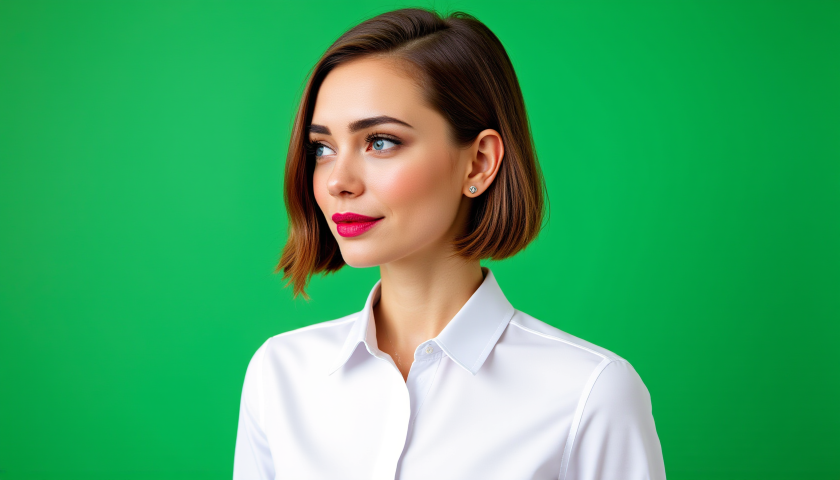
#> input picture sideface_image_ref/5.png, 1680 x 960 px (shown at 1/2 size)
$ python -i paddvideo.py   (imports and definitions only)
#> lines starting #> are read from the running program, lines starting #| are printed output that depends on the picture; after the words box and inside, x2 and y2 are one past the last pixel; in counts of white or black regions, pixels touching at a corner belong together
from moviepy.editor import VideoFileClip, ColorClip, CompositeVideoClip

# [18 lines of commented-out code are left out]

import cv2

# [17 lines left out: function detect_face_center, not called in this run]


# [33 lines not run here, left out]

# add_green_background("/content/26eaea4a_00001-audio.mp4", "output.mp4", 1920, 1080)
# =============================================================================================
import cv2
import numpy as np
from moviepy.editor import VideoFileClip
import os
import tempfile
import shutil

# [59 lines left out: function replace_green_screen, not called in this run]


# [6 lines of commented-out code are left out]
import numpy as np
from PIL import Image

def crop_green_background(image_path: str, output_path: str, margin: float = 0.04):
    """
    Crop bỏ nền xanh, giữ lại foreground (người/vật thể).
    margin: phần trăm padding thêm quanh bounding box (0.05 = 5%).
    """
#> called with image_path = '../sideface_image_ref/5.png', output_path = 'out.png', margin = 0.04
    img = cv2.imread(image_path)
#> img is the input picture: shape (960, 1680, 3); mean B, G, R 101.3, 167.6, 64.8
    img_rgb = cv2.cvtColor(img, cv2.COLOR_BGR2RGB)
    h_img, w_img, _ = img.shape
#> h_img = 960; w_img = 1680

    hsv = cv2.cvtColor(img, cv2.COLOR_BGR2HSV)
#> hsv: shape (960, 1680, 3); mean H, S, V 69.1, 188.9, 175.3
    lower_green = np.array([40, 40, 40])
    upper_green = np.array([90, 255, 255])
    mask_green = cv2.inRange(hsv, lower_green, upper_green)
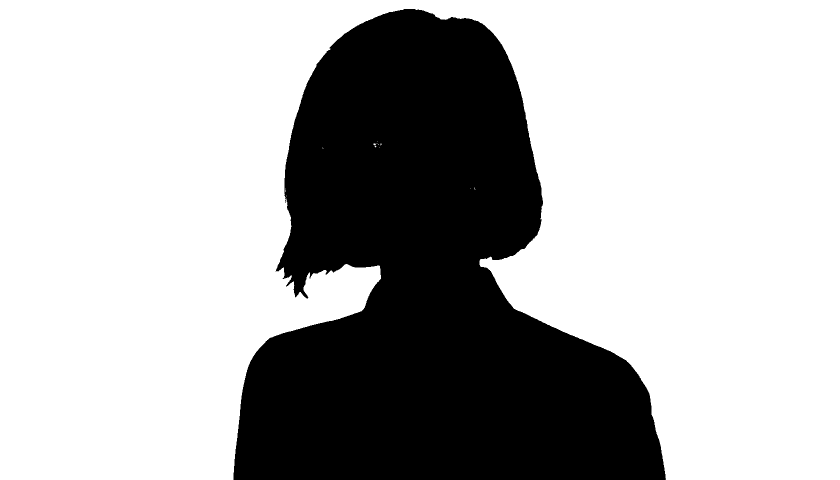
#> mask_green: shape (960, 1680) (shown at 1/2 size); 69% white; 1 black region, box (x1, y1, x2, y2) and area: (467, 18, 1332, 960) 500495


    mask_fg = cv2.bitwise_not(mask_green)
#> mask_fg: shape (960, 1680); 31% white; 1 white region

    # Contours
    contours, _ = cv2.findContours(mask_fg, cv2.RETR_EXTERNAL, cv2.CHAIN_APPROX_SIMPLE)
#> contours = 1 contour; box (x1, y1, x2, y2) and area: (467, 18, 1332, 960) 498698
    if len(contours) == 0:
        print("❌ Không tìm thấy foreground")
        return

    # bounding box bao quanh toàn bộ foreground
    x, y, w, h = cv2.boundingRect(np.concatenate(contours))
#> x = 467; y = 18; w = 865; h = 942


    pad_w = int(w * margin)
#> pad_w = 34
    pad_h = int(h * margin)
#> pad_h = 37
    x1 = max(0, x - pad_w)
#> x1 = 433
    y1 = max(0, y - pad_h)
#> y1 = 0
    x2 = min(w_img, x + w + pad_w)
#> x2 = 1366
    y2 = min(h_img, y + h + pad_h)
#> y2 = 960
    cropped = img_rgb[y1:y2, x1:x2]
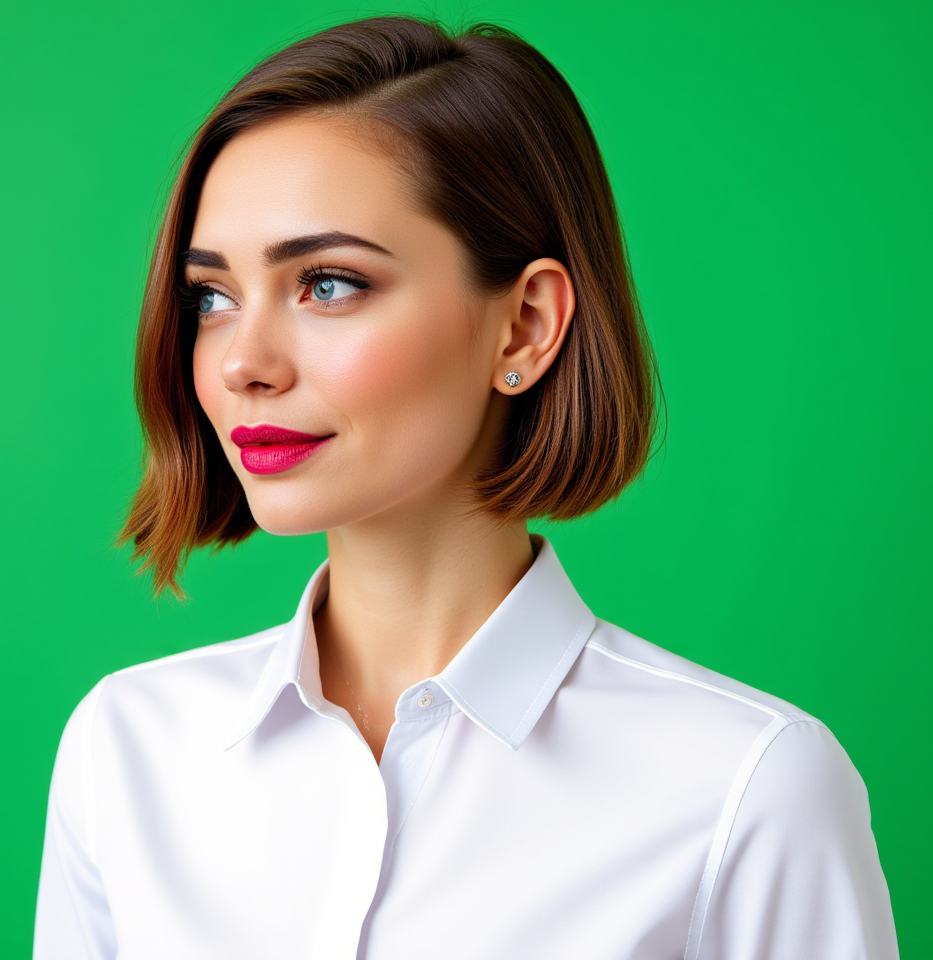
#> cropped: shape (960, 933, 3); mean R, G, B 107.3, 169.5, 123

    Image.fromarray(cropped).save(output_path)
    print(f"✅ Saved cropped image: {output_path}, size={cropped.shape[1]}x{cropped.shape[0]}")
#| ✅ Saved cropped image: out.png, size=933x960
# crop_green_background("/content/3.png", "cropped.jpg", margin=0.05)


# =======================================================================
# from PIL import Image, ImageOps

# def resize_and_pad(image_path: str, output_path: str):

from PIL import Image
import math


from PIL import Image
import math

# [57 lines left out: function resize_and_pad, not called in this run]

# crop_green_background("/content/ComfyUI_temp_pnany_00003_.png", "cropped.jpg", margin=0.05)


# Ví dụ chạy
# resize_and_pad("/content/0f8d203c-dc10-4094-8b9e-45864d2cf337 sdsadasfafa.JPG", "output.jpg")
# ==========================================================================================
import cv2
import os

# [89 lines left out: function scale_video, not called in this run]

# [19 lines of commented-out code are left out]

>>> result = crop_green_background('../sideface_image_ref/5.png', 'out.png')

$ run again, on sideface_image_ref/6.png
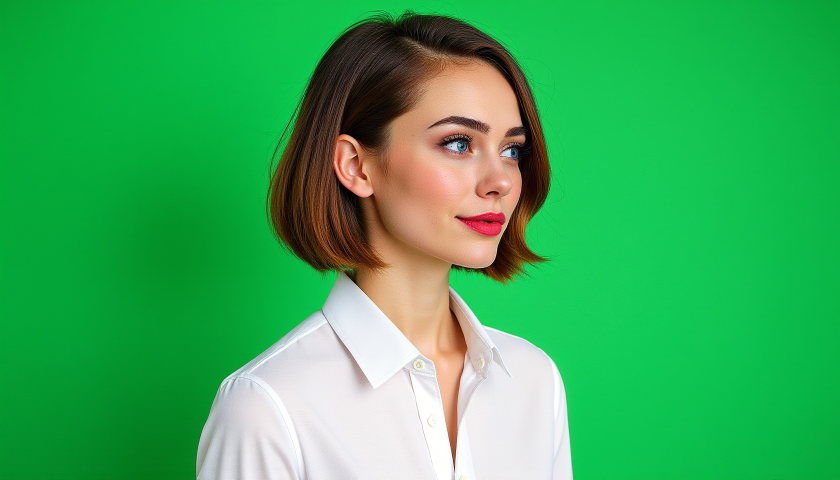
#> input picture sideface_image_ref/6.png, 1680 x 960 px (shown at 1/2 size)
#> in crop_green_background, img is the input picture: shape (960, 1680, 3); mean B, G, R 89.3, 172.3, 58.8
#> hsv: shape (960, 1680, 3); mean H, S, V 67.3, 194.5, 179.5
#> in crop_green_background, `mask_green = cv2.inRange(hsv, lower_green, upper_green)`:
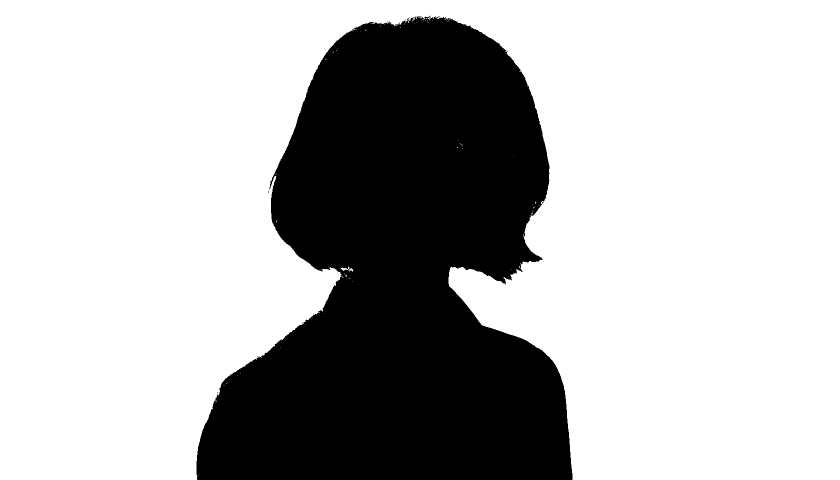
#> mask_green: shape (960, 1680) (shown at 1/2 size); 71.2% white; 11 black regions (10 under 20 px), largest, box (x1, y1, x2, y2) and area: (393, 32, 1145, 960) 465144
#> mask_fg: shape (960, 1680); 28.8% white; 11 white regions (10 under 20 px)
#> contours = 11 contours, 10 with area under 20; largest, box (x1, y1, x2, y2) and area: (393, 32, 1145, 960) 463642
#> x = 393; y = 31; w = 752; h = 929
#> pad_w = 30
#> pad_h = 37
#> x1 = 363
#> y1 = 0
#> x2 = 1175
#> y2 = 960
#> in crop_green_background, `cropped = img_rgb[y1:y2, x1:x2]`:
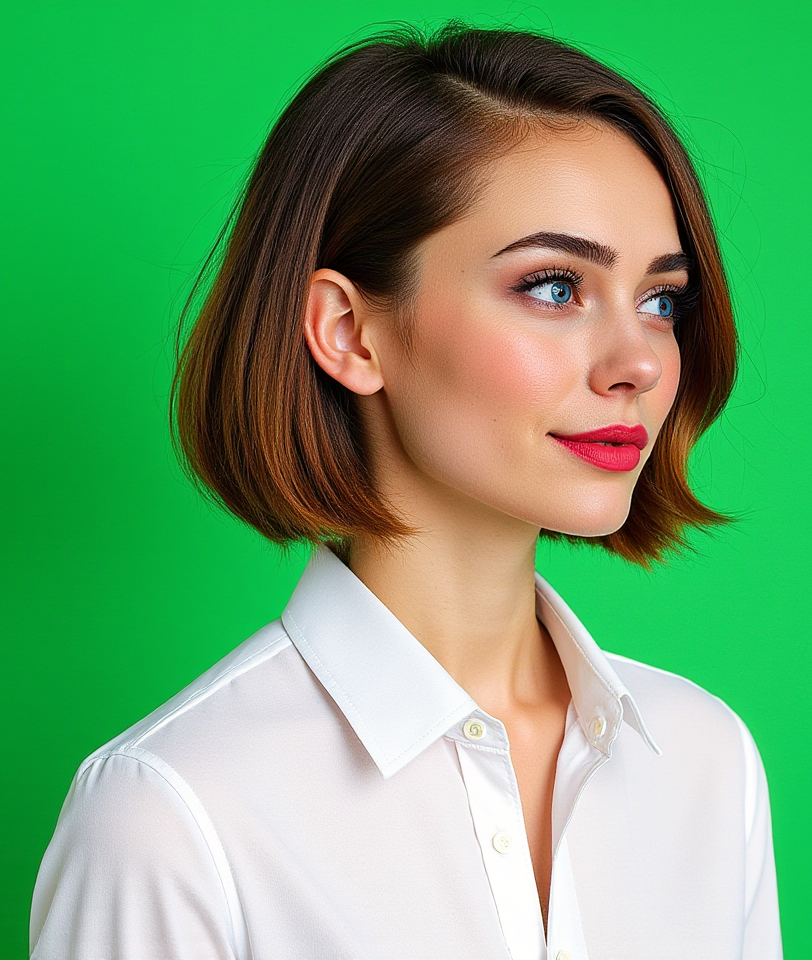
#> cropped: shape (960, 812, 3); mean R, G, B 111, 165.4, 112.8
#| ✅ Saved cropped image: out.png, size=812x960
